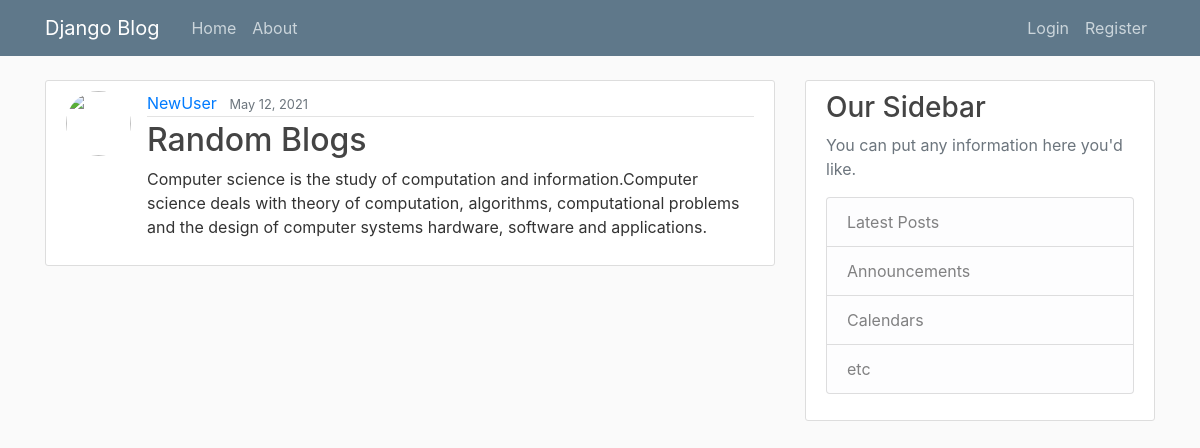
The page /post/13/ on the database its author committed.
### blog/models.py (models this page shows, shortened)
class Post(models.Model):
    title = models.CharField(max_length=100)
    content = models.TextField()
    date_posted = models.DateTimeField(default=timezone.now)
    author = models.ForeignKey(User, on_delete=models.CASCADE)

### blog/views.py (the view)
# urls.py: path('post/<int:pk>/', PostDetailView.as_view(), name='post-detail'),
class PostDetailView(DetailView):
    model = Post

### blog/templates/blog/post_detail.html (shortened to what this page needs)
{% extends "base.html" %}
{% block content %}
    <article class="media content-section">
        <img class="rounded-circle article-img" src="{{ object.author.profile.image.url }}">
        <div class="media-body">
        <div class="article-metadata">
            <a class="mr-2" href="{% url 'user-post' object.author.username %}">{{ object.author }}</a>
            <small class="text-muted">{{ object.date_posted|date:"F d, Y" }}</small>
        </div>
        <h2 class="article-title"> {{ object.title }}</h2>
        <p class="article-content">{{ object.content }}</p>
        </div>
    </article>
{% endblock content %}

### blog/static/style.css (style rules this page uses)
body { background: #fafafa; color: #333333; margin-top: 5rem; }
h1, h2, h3, h4, h5, h6 { color: #444444; }
.content-section { background: #ffffff; padding: 10px 20px; border: 1px solid #dddddd; border-radius: 3px; margin-bottom: 20px; }
.article-title { color: #444444; }
.article-content { white-space: pre-line; }
.article-img { height: 65px; width: 65px; margin-right: 16px; }
.article-metadata { padding-bottom: 1px; margin-bottom: 4px; border-bottom: 1px solid #e3e3e3 }

### rows shown on the page
Post: author "NewUser", date_posted "May 12, 2021", title "Random Blogs", content "Computer science is the study of computation and information.Computer science deals with theory of computation, algorithms, computational problems and the design of computer systems hardware, software and applications."
